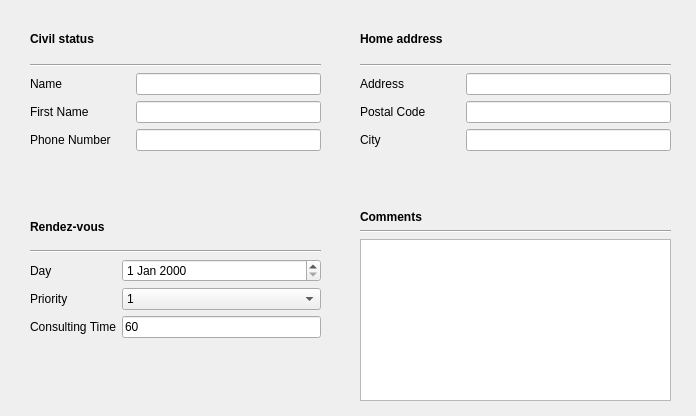
<?xml version="1.0" encoding="UTF-8"?>
<ui version="4.0">
 <class>AddingClient</class>
 <widget class="QDialog" name="AddingClient">
  <property name="geometry">
   <rect>
    <x>0</x>
    <y>0</y>
    <width>696</width>
    <height>416</height>
   </rect>
  </property>
  <property name="windowTitle">
   <string>Dialog</string>
  </property>
  <widget class="QWidget" name="gridLayoutWidget">
   <property name="geometry">
    <rect>
     <x>30</x>
     <y>20</y>
     <width>291</width>
     <height>131</height>
    </rect>
   </property>
   <layout class="QGridLayout" name="layoutCivilStatus" rowstretch="0,0,0,0,0" columnstretch="0,0" columnminimumwidth="100,0">
    <item row="4" column="0">
     <widget class="QLabel" name="phoneNumber">
      <property name="text">
       <string>Phone Number</string>
      </property>
     </widget>
    </item>
    <item row="3" column="1">
     <widget class="QLineEdit" name="editFirstName"/>
    </item>
    <item row="2" column="1">
     <widget class="QLineEdit" name="editName"/>
    </item>
    <item row="3" column="0">
     <widget class="QLabel" name="firstName">
      <property name="text">
       <string>First Name</string>
      </property>
     </widget>
    </item>
    <item row="2" column="0">
     <widget class="QLabel" name="name">
      <property name="text">
       <string>Name</string>
      </property>
     </widget>
    </item>
    <item row="4" column="1">
     <widget class="QLineEdit" name="editPhoneNumber"/>
    </item>
    <item row="0" column="0" colspan="2">
     <widget class="QLabel" name="civilStatus">
      <property name="text">
       <string>&lt;b&gt; Civil status &lt;/b&gt;</string>
      </property>
      <property name="textFormat">
       <enum>Qt::AutoText</enum>
      </property>
     </widget>
    </item>
    <item row="1" column="0" colspan="2">
     <widget class="Line" name="line">
      <property name="orientation">
       <enum>Qt::Horizontal</enum>
      </property>
     </widget>
    </item>
   </layout>
   <zorder>name</zorder>
   <zorder>firstName</zorder>
   <zorder>line</zorder>
   <zorder>editFirstName</zorder>
   <zorder>civilStatus</zorder>
   <zorder>phoneNumber</zorder>
   <zorder>editPhoneNumber</zorder>
   <zorder>editName</zorder>
  </widget>
  <widget class="QWidget" name="gridLayoutWidget_2">
   <property name="geometry">
    <rect>
     <x>360</x>
     <y>20</y>
     <width>311</width>
     <height>131</height>
    </rect>
   </property>
   <layout class="QGridLayout" name="layoutAddress" columnminimumwidth="100,0">
    <item row="4" column="1">
     <widget class="QLineEdit" name="editPostalCode"/>
    </item>
    <item row="2" column="1">
     <widget class="QLineEdit" name="editAddress"/>
    </item>
    <item row="2" column="0">
     <widget class="QLabel" name="adress">
      <property name="text">
       <string>Address</string>
      </property>
     </widget>
    </item>
    <item row="4" column="0">
     <widget class="QLabel" name="postalCode">
      <property name="text">
       <string>Postal Code</string>
      </property>
     </widget>
    </item>
    <item row="5" column="0">
     <widget class="QLabel" name="city">
      <property name="text">
       <string>City</string>
      </property>
     </widget>
    </item>
    <item row="5" column="1">
     <widget class="QLineEdit" name="editCity"/>
    </item>
    <item row="0" column="0" colspan="2">
     <widget class="QLabel" name="homeAddress">
      <property name="text">
       <string>&lt;b&gt; Home address &lt;/b&gt;</string>
      </property>
     </widget>
    </item>
    <item row="1" column="0" colspan="2">
     <widget class="Line" name="line_2">
      <property name="orientation">
       <enum>Qt::Horizontal</enum>
      </property>
     </widget>
    </item>
   </layout>
  </widget>
  <widget class="QWidget" name="gridLayoutWidget_3">
   <property name="geometry">
    <rect>
     <x>30</x>
     <y>210</y>
     <width>291</width>
     <height>128</height>
    </rect>
   </property>
   <layout class="QGridLayout" name="layoutRendezVous">
    <item row="1" column="0" colspan="2">
     <widget class="Line" name="line_3">
      <property name="orientation">
       <enum>Qt::Horizontal</enum>
      </property>
     </widget>
    </item>
    <item row="3" column="0">
     <widget class="QLabel" name="priority">
      <property name="text">
       <string>Priority</string>
      </property>
     </widget>
    </item>
    <item row="3" column="1">
     <widget class="QComboBox" name="priorityList">
      <property name="minimumContentsLength">
       <number>0</number>
      </property>
      <item>
       <property name="text">
        <string>1</string>
       </property>
      </item>
      <item>
       <property name="text">
        <string>2</string>
       </property>
      </item>
      <item>
       <property name="text">
        <string>3</string>
       </property>
      </item>
      <item>
       <property name="text">
        <string>4</string>
       </property>
      </item>
      <item>
       <property name="text">
        <string>5</string>
       </property>
      </item>
     </widget>
    </item>
    <item row="2" column="0">
     <widget class="QLabel" name="dayRendezVous">
      <property name="text">
       <string>Day</string>
      </property>
     </widget>
    </item>
    <item row="2" column="1">
     <widget class="QDateEdit" name="editDate"/>
    </item>
    <item row="0" column="0">
     <widget class="QLabel" name="rendezVous">
      <property name="text">
       <string>&lt;b&gt; Rendez-vous &lt;/b&gt;</string>
      </property>
     </widget>
    </item>
    <item row="4" column="0">
     <widget class="QLabel" name="consultingTime">
      <property name="text">
       <string>Consulting Time</string>
      </property>
     </widget>
    </item>
    <item row="4" column="1">
     <widget class="QLineEdit" name="editConsultingTime">
      <property name="text">
       <string>60</string>
      </property>
      <property name="dragEnabled">
       <bool>false</bool>
      </property>
     </widget>
    </item>
   </layout>
  </widget>
  <widget class="QWidget" name="gridLayoutWidget_4">
   <property name="geometry">
    <rect>
     <x>360</x>
     <y>210</y>
     <width>311</width>
     <height>191</height>
    </rect>
   </property>
   <layout class="QGridLayout" name="layoutComments">
    <item row="0" column="0">
     <widget class="QLabel" name="comments">
      <property name="text">
       <string>&lt;b&gt; Comments &lt;/b&gt;</string>
      </property>
     </widget>
    </item>
    <item row="1" column="0">
     <widget class="Line" name="line_4">
      <property name="orientation">
       <enum>Qt::Horizontal</enum>
      </property>
     </widget>
    </item>
    <item row="2" column="0">
     <widget class="QTextEdit" name="textEdit"/>
    </item>
   </layout>
  </widget>
 </widget>
 <resources/>
 <connections/>
</ui>
